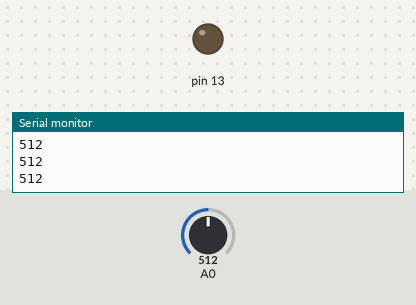
This sketch was run on a simulated Arduino Uno, built with avr-gcc and run on an emulated ATmega328P. Parts: output pins drawn as LEDs (lit = HIGH), the last lines printed to the serial monitor. The test bench sets the inputs (shaded band); at power-on: A0 = 512.

Above: at 1.2 s.
1.3 s: A0 set to 407
2.8 s: A0 set to 386
At 3.3 s:
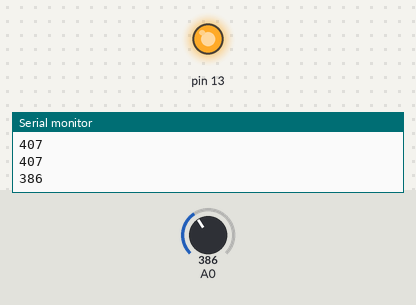
4.3 s: A0 set to 410
At 6.0 s:
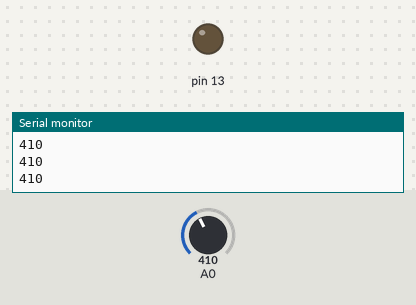
6.3 s: A0 set to 390
At 7.1 s:
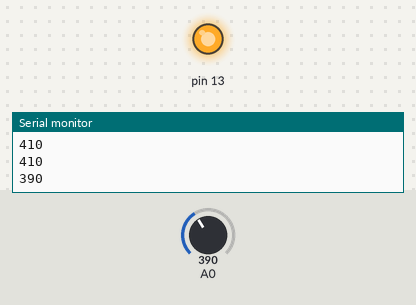
Timing chart, 0 to 8.8 s (numbered marks = the images above; inputs shaded):
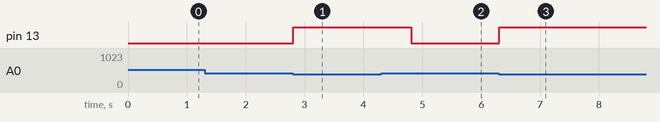

The sketch:

ntc2.ino
```cpp
void setup() {
  pinMode(A0,INPUT);
  pinMode(13,OUTPUT);
  Serial.begin(9600);
}

void loop() {
  int value = analogRead(A0);
  Serial.println(value);
  if (value>400) {
    digitalWrite(13, LOW);
  }
  else {
    digitalWrite(13, HIGH);
    delay(2000);
  }
}
```

Measured:
- the behaviour switches between 401 and 400 on A0 (found by bisection; images 0 and 1)
- after the input at 2.8 s, pin 13: LOW → HIGH at once
- after the input at 4.3 s, pin 13: HIGH → LOW after 0.51 s
- after the input at 6.3 s, pin 13: LOW → HIGH at once
